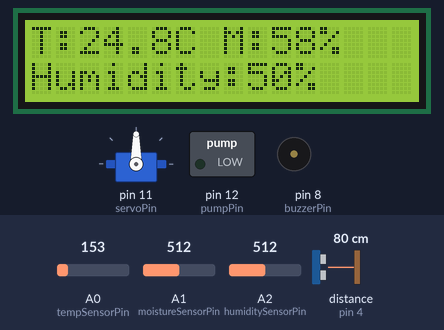
A sketch run on a simulated Arduino Uno, built with avr-gcc and run on an emulated ATmega328P. Shown: servo, 16×2 character LCD, switched loads named in the sketch (green lamp = pin HIGH), buzzer (waves = sounding, pin HIGH). Wiring (inferred from the names in the program): ultrasonic range finder: trigger pin 2; echo pin 4. The test bench sets the inputs (shaded band); at power-on: distance to the obstacle (sensor on pin 4) 80 cm, A0 (tempSensorPin) = 153, A1 (moistureSensorPin) = 512, A2 (humiditySensorPin) = 512. The echo pulse lasts 58.3 µs per cm; pins used as bus, display or sensor lines are not drawn; what the sketch prints to the serial monitor is not drawn.

Above: at 3.5 s.
3.6 s: distance to the obstacle (sensor on pin 4) set to 43 cm
7.3 s: distance to the obstacle (sensor on pin 4) set to 38 cm
At 11.8 s:
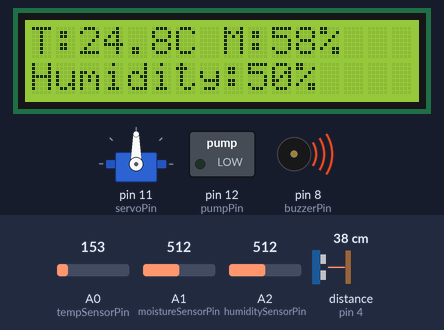
12.0 s: A0 (tempSensorPin) set to 165
At 15.53 s:
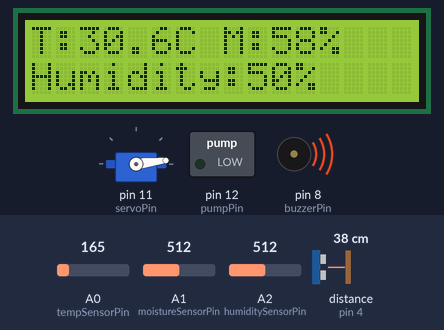
15.8 s: A1 (moistureSensorPin) set to 716
At 20.9 s:
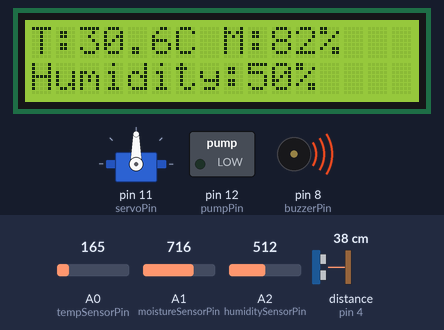
21.5 s: A2 (humiditySensorPin) set to 716
At 27.27 s:
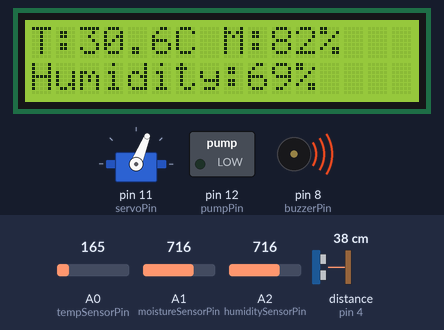
27.3 s: A0 (tempSensorPin) set to 175
At 33.59 s:
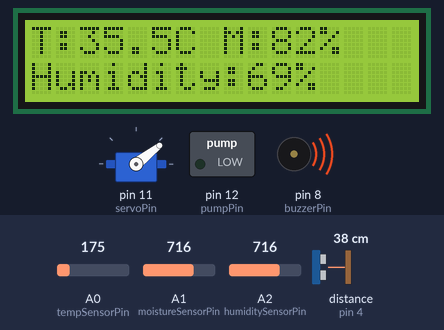
Timing chart, 0 to 34.0 s (numbered marks = the images above; inputs shaded):
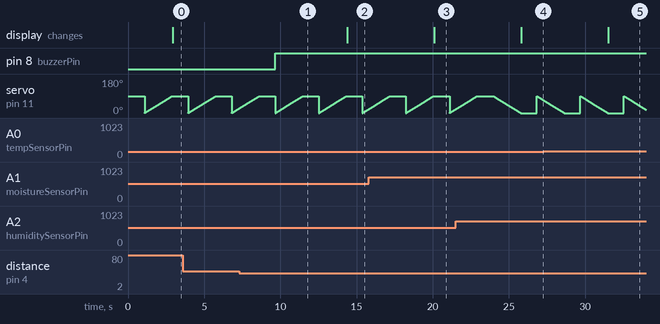

Measured:
- the behaviour switches between 41 and 40 cm on distance to the obstacle (sensor on pin 4) (found by bisection; images 0 and 1)
- after the input at 7.3 s, pin 8 (buzzerPin): LOW → HIGH after 2.4 s
- after the input at 12.0 s, the display: changes after 2.4 s (image 2)
- after the input at 15.8 s, the display: changes after 4.3 s (image 3)
- after the input at 21.5 s, the display: changes after 4.3 s (image 4)
- after the input at 27.3 s, the display: changes after 4.2 s (image 5)
- by itself, servo on pin 11 (servoPin): ramps from 90° to 0° and jumps back, once every 2.9 s

The sketch:

smart_agriculture.ino
```cpp
#include <Servo.h>
#include <LiquidCrystal_I2C.h>

// Pin Definitions
const int trigPin = 2;
const int echoPin = 4;
const int buzzerPin = 8;
const int pumpPin = 12;
const int servoPin = 11;

const int tempSensorPin = A0;
const int moistureSensorPin = A1;
const int humiditySensorPin = A2;

// Objects
Servo vents;
LiquidCrystal_I2C lcd(0x20, 16, 2);  // Adjust address if needed

void setup() {
  Serial.begin(9600);

  // Initialize I/O pins
  pinMode(trigPin, OUTPUT);
  pinMode(echoPin, INPUT);
  pinMode(buzzerPin, OUTPUT);
  pinMode(pumpPin, OUTPUT);

  // Attach servo motor
  vents.attach(servoPin);

  // Initialize LCD
  lcd.init();
  lcd.backlight();
  lcd.setCursor(0, 0);
  lcd.print("Initializing...");
  delay(1000);
}

void loop() {
  // Read temperature
  int tempValue = analogRead(tempSensorPin);
  float voltage = (tempValue / 1023.0) * 5000.0;
  float temperature = (voltage - 500) * 0.1;
  Serial.print("Temperature: ");
  Serial.print(temperature);
  Serial.println(" C");

  // Read soil moisture
  int moistureValue = analogRead(moistureSensorPin);
  float moisturePercent = (moistureValue / 876.03) * 100.0;
  Serial.print("Soil Moisture: ");
  Serial.print(moisturePercent);
  Serial.println(" %");

  // Pump control
  if (moisturePercent <= 50.0 && temperature >= 35.0) {
    digitalWrite(pumpPin, HIGH);
  } else {
    digitalWrite(pumpPin, LOW);
  }

  // Read humidity
  int humidityRaw = analogRead(humiditySensorPin);
  int humidityPercent = map(humidityRaw, 0, 1023, 0, 100);
  Serial.print("Humidity: ");
  Serial.print(humidityPercent);
  Serial.println(" %");

  // Ultrasonic sensor distance
  digitalWrite(trigPin, HIGH);
  delayMicroseconds(10);
  digitalWrite(trigPin, LOW);
  long duration = pulseIn(echoPin, HIGH);
  float distance = (duration * 0.034) / 2.0;

  // Buzzer control based on distance
  if (distance <= 40.0) {
    digitalWrite(buzzerPin, HIGH);
  } else {
    digitalWrite(buzzerPin, LOW);
  }

  // Servo control based on humidity
  if (humidityPercent <= 50) {
    for (int pos = 0; pos <= 90; pos++) {
      vents.write(pos);
      delay(20);
    }
  } else {
    for (int pos = 90; pos >= 0; pos--) {
      vents.write(pos);
      delay(20);
    }
  }

  // Display all values on LCD
  lcd.clear();
  lcd.setCursor(0, 0);
  lcd.print("T:");
  lcd.print(temperature, 1);
  lcd.print("C M:");
  lcd.print(moisturePercent, 0);
  lcd.print("%");

  lcd.setCursor(0, 1);
  lcd.print("Humidity:");
  lcd.print(humidityPercent);
  lcd.print("%");

  delay(1000);
}
```
